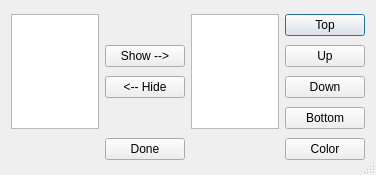
<?xml version="1.0" encoding="UTF-8"?>
<ui version="4.0">
 <class>ModelFeaturesDialog</class>
 <widget class="QDialog" name="ModelFeaturesDialog">
  <property name="geometry">
   <rect>
    <x>0</x>
    <y>0</y>
    <width>376</width>
    <height>175</height>
   </rect>
  </property>
  <property name="windowTitle">
   <string>Model Features</string>
  </property>
  <property name="sizeGripEnabled">
   <bool>true</bool>
  </property>
  <layout class="QGridLayout" name="gridLayout">
   <item row="0" column="0" rowspan="4">
    <widget class="QListView" name="listViewHide"/>
   </item>
   <item row="0" column="2" rowspan="4">
    <widget class="QListView" name="listViewShow"/>
   </item>
   <item row="0" column="3">
    <widget class="QPushButton" name="pushButtonTop">
     <property name="text">
      <string>Top</string>
     </property>
    </widget>
   </item>
   <item row="1" column="1">
    <widget class="QPushButton" name="pushButtonShow">
     <property name="text">
      <string>Show --&gt;</string>
     </property>
    </widget>
   </item>
   <item row="1" column="3">
    <widget class="QPushButton" name="pushButtonUp">
     <property name="text">
      <string>Up</string>
     </property>
    </widget>
   </item>
   <item row="2" column="1">
    <widget class="QPushButton" name="pushButtonHide">
     <property name="text">
      <string>&lt;-- Hide</string>
     </property>
    </widget>
   </item>
   <item row="2" column="3">
    <widget class="QPushButton" name="pushButtonDown">
     <property name="text">
      <string>Down</string>
     </property>
    </widget>
   </item>
   <item row="3" column="3">
    <widget class="QPushButton" name="pushButtonBottom">
     <property name="text">
      <string>Bottom</string>
     </property>
    </widget>
   </item>
   <item row="4" column="1">
    <widget class="QPushButton" name="pushButtonDone">
     <property name="text">
      <string>Done</string>
     </property>
    </widget>
   </item>
   <item row="4" column="3">
    <widget class="QPushButton" name="pushButtonColor">
     <property name="text">
      <string>Color</string>
     </property>
    </widget>
   </item>
  </layout>
 </widget>
 <tabstops>
  <tabstop>listViewHide</tabstop>
  <tabstop>pushButtonShow</tabstop>
  <tabstop>pushButtonHide</tabstop>
  <tabstop>listViewShow</tabstop>
  <tabstop>pushButtonTop</tabstop>
  <tabstop>pushButtonUp</tabstop>
  <tabstop>pushButtonDown</tabstop>
  <tabstop>pushButtonBottom</tabstop>
  <tabstop>pushButtonColor</tabstop>
  <tabstop>pushButtonDone</tabstop>
 </tabstops>
 <resources/>
 <connections/>
</ui>
